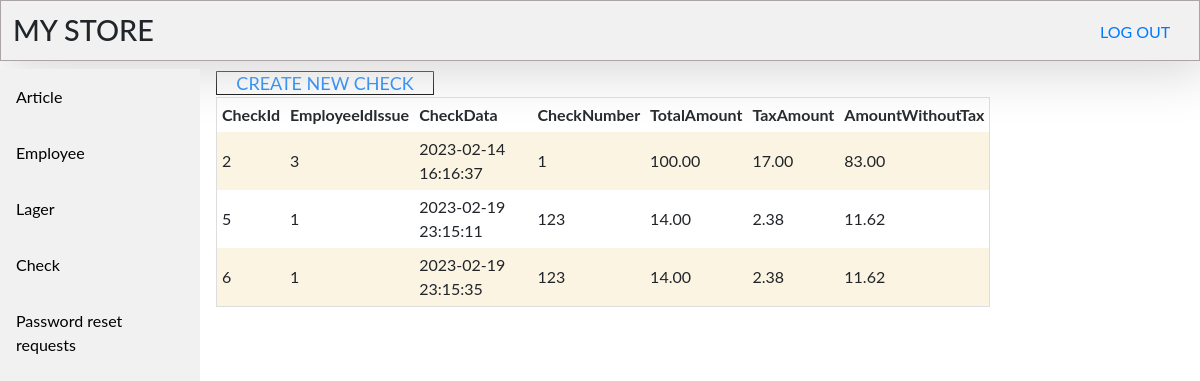
The page /check_list.php (signed in) on the database its author committed.
### tables this page shows
CREATE TABLE `check` (
  `CheckId` int(11) NOT NULL,
  `EmployeeIdIssue` int(11) NOT NULL,
  `CheckData` datetime NOT NULL DEFAULT current_timestamp(),
  `CheckNumber` varchar(30) DEFAULT NULL,
  `TotalAmount` decimal(18,2) DEFAULT NULL,
  `TaxAmount` decimal(18,2) DEFAULT NULL,
  `AmountWithoutTax` decimal(18,2) DEFAULT NULL
);

### check_list.php (the view, shortened to what this page needs)
<!DOCTYPE html>
<html>
<head>
    <?php include("includes/head-tag-contents.php"); ?>
</head>
<body>
    <?php include("includes/design-top.php"); ?>
    <?php include("includes/navigation.php"); ?>
    <div class="content">
        <?php
        $db = OpenCon();
        $sql =
            "SELECT * FROM `check`";
        $result = $db->query($sql);
        ?>
        <a id="add_new" href="check_create.php">CREATE NEW CHECK</a>
<div class="table-cont">
        <table>
            <th>CheckId</th>
            <th>EmployeeIdIssue</th>
            <th>CheckData</th>
            <th>CheckNumber</th>
            <th>TotalAmount</th>
            <th>TaxAmount</th>
            <th>AmountWithoutTax</th>
            <?php
            while ($row = $result->fetch_assoc()) {
                echo "<tr>";
                echo "<td>" . $row['CheckId'] . "</td>";
                echo "<td>" . $row['EmployeeIdIssue'] . "</td>";
                echo "<td>" . $row['CheckData'] . "</td>";
                echo "<td>" . $row['CheckNumber'] . "</td>";
                echo "<td>" . $row['TotalAmount'] . "</td>";
                echo "<td>" . $row['TaxAmount'] . "</td>";
                echo "<td>" . $row['AmountWithoutTax'] . "</td>";
            }
            ?>
        </table>
        <div class="logout">
            <a href="logout.php">LOG OUT</a>
        </div>
        </div>
    </div>
</body>
</html>

### style/style.css (style rules this page uses)
body { margin: 0; padding: 0; font-family: "Lato", sans-serif; }
div.content { margin-left: 200px; padding: 1px 16px; height: 85%; overflow: auto; }
div.table-cont { overflow-x: auto; }
table { border-collapse: collapse; border-spacing: 0; width: 80%; border: 1px solid #ddd; padding-top: 2%; }
th, td { text-align: left; padding: 5px; }
tr:nth-child(even) { background-color: hwb(44 86% 2% / 0.788) }
div.logout { position: absolute; top: 10px; right: 10px; color: white; height: 50px; width: 100px; padding: 10px; }
#add_new { border: solid black 1.5px; border-radius: 1%; font-size: large; padding-left: 2%; padding-right: 2%; }

### rows shown on the page
check: CheckId "2", EmployeeIdIssue "3", CheckData "2023-02-14 16:16:37", CheckNumber "1", TotalAmount "100.00", TaxAmount "17.00", AmountWithoutTax "83.00"
check: CheckId "5", EmployeeIdIssue "1", CheckData "2023-02-19 23:15:11", CheckNumber "123", TotalAmount "14.00", TaxAmount "2.38", AmountWithoutTax "11.62"
check: CheckId "6", EmployeeIdIssue "1", CheckData "2023-02-19 23:15:35", CheckNumber "123", TotalAmount "14.00", TaxAmount "2.38", AmountWithoutTax "11.62"
